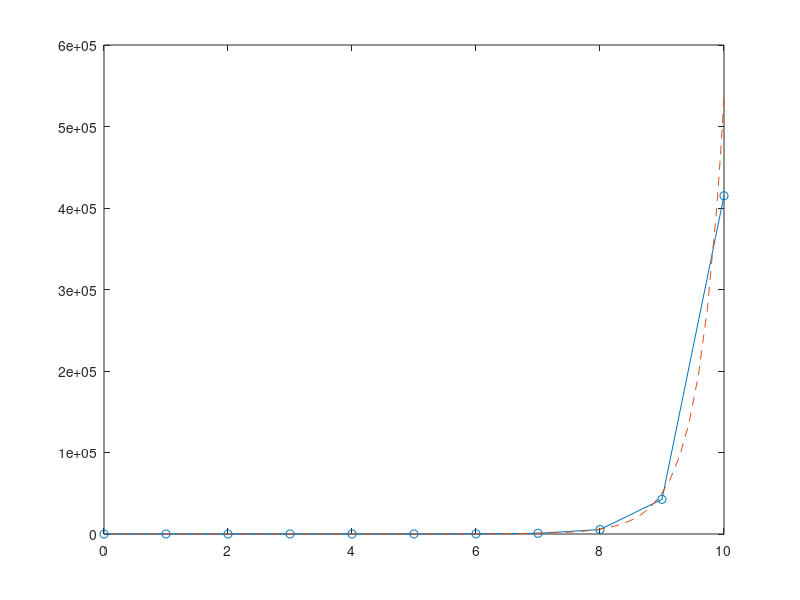

Here is the MATLAB script that generated this plot:
h=1.0;
x = 0:h:10;
Y = zeros(0,length(x)); 
y(1) = 2;
F_xy = @(t,r) 0.25.*t.*r;
for i=1:(length(x)-1)
    k_1 = h*F_xy(x(i),y(i));
    k_2 = h*F_xy(x(i)+0.5*h,y(i)+0.5*k_1);
    k_3 = h*F_xy((x(i)+0.5*h),(y(i)+0.5*k_2));
    k_4 = h*F_xy((x(i)+h),(y(i)+k_3));
    y(i+1) = y(i) + (1/6)*(k_1+2*k_2+2*k_3+k_4);
  
end
tspan = [0,10]; y1 = 2;
[tx, yx] = ode45(F_xy, tspan, y1);
plot(x,y,'o-', tx, yx, '--')
